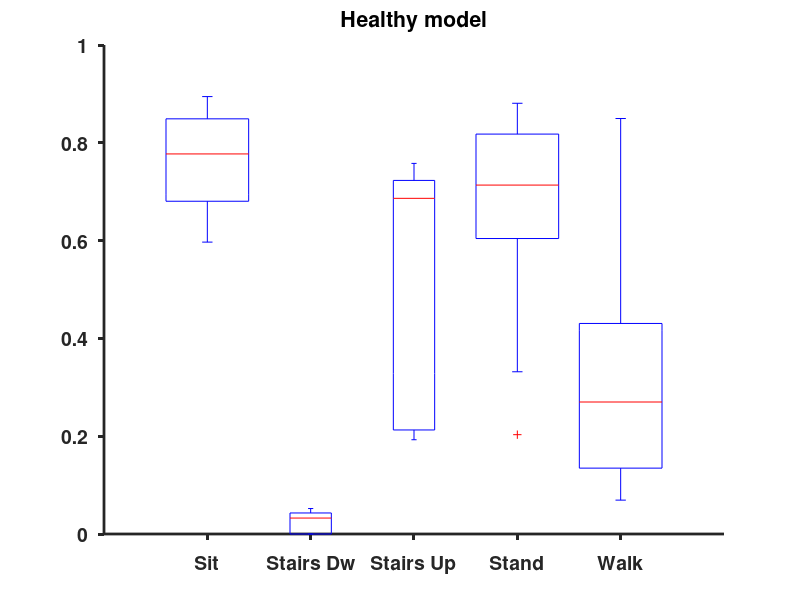

Here is the MATLAB script that generated this plot: (Note: this script raises an error after producing the figure.)
%plot distribution of error per class for each model
%could be modified by including the errors in each session
%% Healthy 
load('results_healthy.mat')
activities = {'Sit','Stairs Dw','Stairs Up','Stand','Walk'};

acc_model = nan(length(results_healthy),5);
for p = 1:length(results_healthy)
    acc_c = results_healthy(p).acc_c';
    if results_healthy(p).n_act == 5
        acc_model(p,:) = acc_c;
    else
        acc_model(p,[1 4 5]) = acc_c;
    end
end
    
acc_model    
figure, hold on, title('Healthy model','FontSize',14)
boxplot(acc_model)
set(gca,'Box','off','XTickLabel',{'Sit','Stairs Dw','Stairs Up','Stand','Walk'},'TickDir','out','LineWidth',2,'FontSize',14,'FontWeight','bold');
%Change box border to black
b = get(get(gca,'children'),'children');   % Get the handles of all the objects
t = get(b,'tag');   % List the names of all the objects 
box1 = b(11:15);   %the boxes
set(box1, 'Color', 'k');   % Set the color of the first box
%Change box fill
h = findobj(gca,'Tag','Box');
for i = 1:length(h)
    patch(get(h(i),'XData'),get(h(i),'YData'),[1 0 0],'FaceAlpha',0.2);
end

%plot confusion matrix (sum across all subjects)
cmat = zeros(5,5);
for s = 1:length(results_healthy)
    cmat = results_healthy(s).cmat + cmat;
end
correctones = sum(cmat,2);
correctones = repmat(correctones,[1 length(activities)]);
cmat = cmat./correctones

figure, 
imagesc(cmat); 
colorbar
colormap(gray)
[cmin,cmax] = caxis;
caxis([0,1]) %set colormap to 0 1
ax = gca;
ax.XTick = 1:size(activities,2);
ax.YTick = 1:size(activities,2);
set(gca,'XTickLabel',activities)%'FontSize',14)
set(gca,'YTickLabel',activities)%'FontSize',14)
ax.XTickLabelRotation = 45;
axis square
title('Healthy model','FontSize',14)

%plot average confusion matrix (mean across normalized cmat)
% cmat_all = zeros(5,5);
% for s = 1:length(results_healthy)
%     cmat = results_healthy(s).cmat;
%     correctones = sum(cmat,2);
%     correctones = repmat(correctones,[1 length(activities)]);
%     results_healthy(s).cmat = results_healthy(s).cmat./correctones;
%     cmat_all(:,:,s) = results_healthy(s).cmat;
% end
% 
% cmat = nanmean(cmat_all,3);
% figure
% imagesc(cmat); 
% colorbar
% colormap(gray)
% [cmin,cmax] = caxis;
% caxis([0,1]) %set colormap to 0 1
% ax = gca;
% ax.XTick = 1:size(activities,2);
% ax.YTick = 1:size(activities,2);
% set(gca,'XTickLabel',activities)
% set(gca,'YTickLabel',activities)
% ax.XTickLabelRotation = 45;
% axis square


%create table with precision and recall for each class and subject
for s = 1:length(results_healthy)
    precision(s,:) = results_healthy(s).precision
    recall(s,:) = results_healthy(s).recall
end 
% %boxplot
% n = length(results_healthy);
% T = zeros(n,10);
% T(:,1:2:n) = precision;
% T(:,2:2:n) = recall;
% figure
% boxplot(T)

%export table with mean precision and recall
Precision_mean(1,:) = nanmean(precision)
Recall_mean(1,:) = nanmean(recall)

%% Global Patients
load('results_patients.mat')
acc_model = nan(length(results_patients),5);
for p = 1:length(results_patients)
    acc_c = results_patients(p).acc_c';
    if results_patients(p).n_act == 5
        acc_model(p,:) = acc_c;
    else
        acc_model(p,[1 4 5]) = acc_c;
    end
end
    
acc_model    
figure, hold on, title('Impairment Specific model','FontSize',14)
boxplot(acc_model)
set(gca,'Box','off','XTickLabel',{'Sit','Stairs Dw','Stairs Up','Stand','Walk'},'TickDir','out','LineWidth',2,'FontSize',14,'FontWeight','bold');
%Change box border to black
b = get(get(gca,'children'),'children');   % Get the handles of all the objects
t = get(b,'tag');   % List the names of all the objects 
box1 = b(11:15);   %the boxes
set(box1, 'Color', 'k');   % Set the color of the first box
%Change box fill
h = findobj(gca,'Tag','Box');
for i = 1:length(h)
    patch(get(h(i),'XData'),get(h(i),'YData'),[0.8 0.81 0.17],'FaceAlpha',0.2);
end

%plot confusion matrix (sum across all subjects)
cmat = zeros(5,5);
for s = 1:length(results_patients)
    cmat = results_patients(s).cmat + cmat;
end
correctones = sum(cmat,2);
correctones = repmat(correctones,[1 length(activities)]);
cmat = cmat./correctones

figure, 
imagesc(cmat); 
colorbar
colormap(gray)
[cmin,cmax] = caxis;
caxis([0,1]) %set colormap to 0 1
ax = gca;
ax.XTick = 1:size(activities,2);
ax.YTick = 1:size(activities,2);
set(gca,'XTickLabel',activities)%'FontSize',14)
set(gca,'YTickLabel',activities)%'FontSize',14)
ax.XTickLabelRotation = 45;
axis square
title('Impairment Specific model','FontSize',14)

%create table with precision and recall for each class and subject
for s = 1:length(results_patients)
    precision(s,:) = results_patients(s).precision;
    recall(s,:) = results_patients(s).recall;
end 

%export table with mean precision and recall
Precision_mean(2,:) = nanmean(precision);
Recall_mean(2,:) = nanmean(recall);

%% Patient specific
load('results_personalSCO.mat')
acc_model = nan(length(results_personalSCO),5);
for p = 1:length(results_personalSCO)
    acc_c = results_personalSCO(p).acc_c';
    if results_personalSCO(p).n_act == 5
        acc_model(p,:) = acc_c;
    else
        acc_model(p,[1 4 5]) = acc_c;
    end
end
    
acc_model    
figure, hold on, title('Patient Specific model','FontSize',14)
boxplot(acc_model)
set(gca,'Box','off','XTickLabel',{'Sit','Stairs Dw','Stairs Up','Stand','Walk'},'TickDir','out','LineWidth',2,'FontSize',14,'FontWeight','bold');
%Change box border to black
b = get(get(gca,'children'),'children');   % Get the handles of all the objects
t = get(b,'tag');   % List the names of all the objects 
box1 = b(11:15);   %the boxes
set(box1, 'Color', 'k');   % Set the color of the first box
%Change box fill
h = findobj(gca,'Tag','Box');
for i = 1:length(h)
    patch(get(h(i),'XData'),get(h(i),'YData'),[0 0 1],'FaceAlpha',0.35);
end

%plot confusion matrix (sum across all subjects)
cmat = zeros(5,5);
for s = 1:length(results_personalSCO)
    cmat = results_personalSCO(s).cmat + cmat;
end
correctones = sum(cmat,2);
correctones = repmat(correctones,[1 length(activities)]);
cmat = cmat./correctones

figure, 
imagesc(cmat); 
colorbar
colormap(gray)
[cmin,cmax] = caxis;
caxis([0,1]) %set colormap to 0 1
ax = gca;
ax.XTick = 1:size(activities,2);
ax.YTick = 1:size(activities,2);
set(gca,'XTickLabel',activities)%'FontSize',14)
set(gca,'YTickLabel',activities)%'FontSize',14)
ax.XTickLabelRotation = 45;
axis square
title('Patient Specific model','FontSize',14)

%create table with precision and recall for each class and subject
for s = 1:length(results_personalSCO)
    precision(s,:) = results_personalSCO(s).precision;
    recall(s,:) = results_personalSCO(s).recall;
end 

%export table with mean precision and recall
Precision_mean(3,:) = nanmean(precision);
Recall_mean(3,:) = nanmean(recall);


%% Device specific
load('results_personalCBR.mat')
acc_model = nan(length(results_personalCBR),5);
for p = 1:length(results_personalCBR)
    acc_c = results_personalCBR(p).acc_c';
    if results_personalCBR(p).n_act == 5
        acc_model(p,:) = acc_c;
    else
        acc_model(p,[1 4 5]) = acc_c;
    end
end
    
acc_model    
figure, hold on, title('Device Specific model','FontSize',14)
boxplot(acc_model)
set(gca,'Box','off','XTickLabel',{'Sit','Stairs Dw','Stairs Up','Stand','Walk'},'TickDir','out','LineWidth',2,'FontSize',14,'FontWeight','bold');
%Change box border to black
b = get(get(gca,'children'),'children');   % Get the handles of all the objects
t = get(b,'tag');   % List the names of all the objects 
box1 = b(11:15);   %the boxes
set(box1, 'Color', 'k');   % Set the color of the first box
%Change box fill
h = findobj(gca,'Tag','Box');
for i = 1:length(h)
    patch(get(h(i),'XData'),get(h(i),'YData'),[0 1 0],'FaceAlpha',0.2);
end

%plot confusion matrix (sum across all subjects)
cmat = zeros(5,5);
for s = 1:length(results_personalCBR)
    cmat = results_personalCBR(s).cmat + cmat;
end
correctones = sum(cmat,2);
correctones = repmat(correctones,[1 length(activities)]);
cmat = cmat./correctones

figure, 
imagesc(cmat); 
colorbar
colormap(gray)
[cmin,cmax] = caxis;
caxis([0,1]) %set colormap to 0 1
ax = gca;
ax.XTick = 1:size(activities,2);
ax.YTick = 1:size(activities,2);
set(gca,'XTickLabel',activities)%'FontSize',14)
set(gca,'YTickLabel',activities)%'FontSize',14)
ax.XTickLabelRotation = 45;
axis square
title('Patient and Device Specific model','FontSize',14)

%create table with precision and recall for each class and subject
for s = 1:length(results_personalCBR)
    precision(s,:) = results_personalCBR(s).precision;
    recall(s,:) = results_personalCBR(s).recall;
end 

%export table with mean precision and recall
Precision_mean(4,:) = nanmean(precision)
Recall_mean(4,:) = nanmean(recall)

    
    